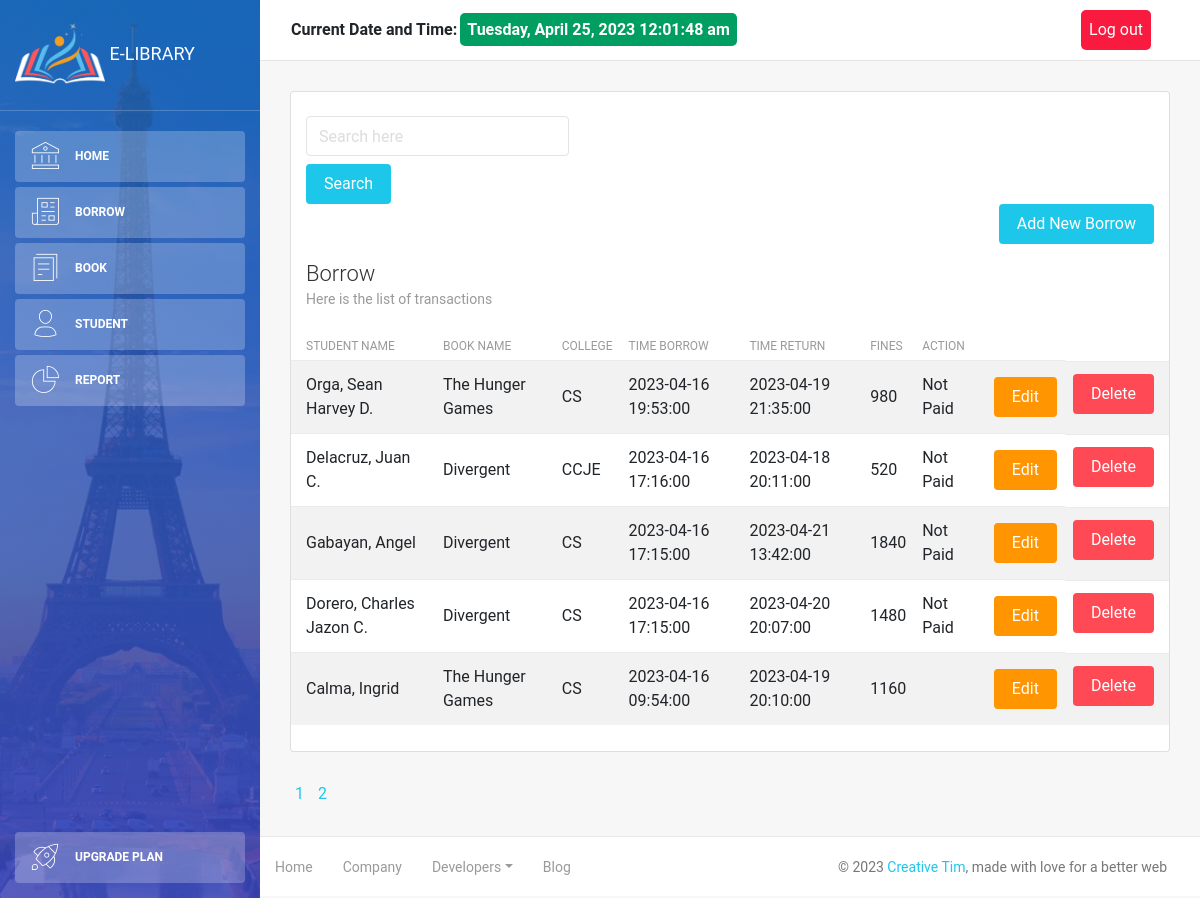
Screenshot of /borrow.php?page=2 (signed in) with the database file from the repository.
### tables this page shows
CREATE TABLE `student` (
  `sid` bigint(20) NOT NULL,
  `student_name` varchar(50) NOT NULL,
  `corporate_email` varchar(50) NOT NULL,
  `college_id` int(10) NOT NULL,
  `address` varchar(255) NOT NULL,
  `date_add` datetime DEFAULT NULL
);

CREATE TABLE `book` (
  `bid` int(10) NOT NULL,
  `book_name` varchar(500) NOT NULL,
  `book_author` varchar(50) NOT NULL,
  `book_isbn` bigint(20) NOT NULL,
  `year_published` int(10) NOT NULL,
  `quantity` int(10) NOT NULL
);

CREATE TABLE `college` (
  `id` int(10) NOT NULL,
  `college_name` enum('CAH','CBA','CCJE','CEAT','CHTM','CNHS','CS','CTE','LHS') NOT NULL
);

CREATE TABLE `borrow` (
  `borrow_id` int(50) NOT NULL,
  `student_id` bigint(20) NOT NULL,
  `coll_id` int(10) NOT NULL,
  `book_isbn` bigint(20) NOT NULL,
  `time_borrow` datetime DEFAULT NULL,
  `time_return` datetime DEFAULT NULL,
  `fines` int(10) DEFAULT NULL,
  `action` enum('Paid','Not Paid') DEFAULT NULL
);

### borrow.php (the view, shortened to what this page needs)
<!DOCTYPE html>
<html lang="en">
<head>
    <link rel="stylesheet" href="https://maxcdn.bootstrapcdn.com/font-awesome/latest/css/font-awesome.min.css" />
    <link href="assets/css/bootstrap.min.css" rel="stylesheet" />
    <link href="assets/css/light-bootstrap-dashboard.css?v=2.0.0 " rel="stylesheet" />
    <link href="assets/css/demo.css" rel="stylesheet" />
</head>
<body>
    <?php
        require('config/db.php');
    $result_per_page = 20;
    $query_01 = "SELECT * FROM borrow ";
    $result_01 = mysqli_query($conn, $query_01);
    $resultRows = mysqli_num_rows($result_01);
    $number_of_page = ceil($resultRows / $result_per_page);
    if(!isset($_GET['page'])){
        $page = 1;
    }else{
        $page = $_GET['page'];
    }
         $first_page_number = ($page - 1) * $result_per_page;
         $query = "SELECT student.sid, student.student_name, book.bid, book.book_name, college.id, college.college_name,borrow.coll_id,
                            borrow.borrow_id, borrow.time_borrow, borrow.time_return, borrow.fines, borrow.action
           FROM student inner join borrow on student.sid = borrow.student_id inner join book  on book.book_isbn = borrow.book_isbn inner join college on
           college.id = borrow.coll_id ORDER BY borrow.time_borrow DESC LIMIT $first_page_number,$result_per_page";
        $result = mysqli_query($conn, $query);
        $borrows = mysqli_fetch_all($result, MYSQLI_ASSOC);
    ?>
    <div class="wrapper">
        <div class="sidebar" data-color="blue" data-image="assets/img/sidebar-6.jpg">
            <div class="sidebar-wrapper">
               <?php include('includes/sidebar.php');?>
            </div>
        </div>
        <div class="main-panel">
            <?php include('includes/navbar.php');?>
            <div class="content">
                <div class="container-fluid">
                    <div class="row">
                    <div class="col-md-12">
                            <div class="card strpied-tabled-with-hover">
                            <div class="col-md-4">
                                <form action="borrow.php" method="GET">
                                    <input type="text" name="search" class="form-control" placeholder="Search here"style="margin-bottom: 8px"/>
                                    <input type="submit" name="submit" value="Search" class ="btn btn-info btn-fill" />
                                </form>
                            </div>
                            <div class="col-md-12">
                                <a href="borrow-add.php">
                                    <button type="submit"class="btn btn-info btn-fill pull-right">Add New Borrow</button>
                                </a>
                            </div>
                                <div class="card-header ">
                                    <h4 class="card-title">Borrow</h4>
                                    <p class="card-category">Here is the list of transactions</p>
                                </div>
                                <div class="card-body table-full-width table-responsive">
                                    <table class="table table-hover table-striped">
                                        <thead>
                                            <th>Student Name</th>
                                            <th>Book Name</th>
                                            <th>College</th>
                                            <th>Time Borrow</th>
                                            <th>Time Return</th>
                                            <th>Fines</th>
                                            <th>Action</th>
                                        </thead>
                                        <tbody>
                                            <?php foreach($borrows as $borrow): ?>
                                            <tr>
                                                <td><?php echo $borrow['student_name'];?></td>
                                                <td><?php echo $borrow['book_name'];?></td>
                                                <td><?php echo $borrow['college_name'];?></td>
                                                <td><?php echo $borrow['time_borrow'];?></td>
                                                <td><?php echo $borrow['time_return'];?></td>
                                                <td><?php echo $borrow['fines'];?></td>
                                                <td><?php echo $borrow['action'];?></td>
                                                <td>
                                                <a href="borrow-edit.php?borrow_id= <?php echo $borrow['borrow_id']; ?>">
                                                    <button type="submit" class ="btn btn-warning btn-fill pull-right">Edit</button>
                                                    </a>
                                                </td>
                                                <td>
                                                <a href="borrow-delete.php?borrow_id=<?php echo $borrow['borrow_id']; ?>">
                                                    <button type="submit" class ="btn btn-danger btn-fill pull-right">Delete</button>
                                                    </a>
                                                </td>
                                            </tr>
                                            <?php endforeach ?>
                                        </tbody>
                                    </table>
                                </div>
                            </div>
                        </div>
                    </div>
                    <?php
                                for($page=1; $page <= $number_of_page; $page++){
                                    echo '<a href="borrow.php?page='.$page.'" style="margin: right 5px; padding: 5px;">'. $page. ' </a>';
                                }
                            ?>
                </div>
            </div>
            <footer class="footer">
                <div class="container-fluid">
                    <nav>
                        <ul class="footer-menu">
                            <li>
                                <a href="home.php">
                                    Home
                                </a>
                            </li>
                            <li>
                                <a href="http://psulibrary.palawan.edu.ph/home/">
                                    Company
                                </a>
                            </li>
                            <li class="dropdown">
                                <a href="#" class="dropdown-toggle" data-toggle="dropdown">Developers<span class="caret"></span></a>
                            </li>
                            <li>
                                <a href="">
                                    Blog
                                </a>
                            </li>
                        </ul>
                        <p class="copyright text-center">
                            ©
                            <a href="http://www.creative-tim.com">Creative Tim</a>, made with love for a better web
                        </p>
                    </nav>
                </div>
            </footer>
        </div>
    </div>
</body>
</html>

### rows the page displays
student: student_name "Orga, Sean Harvey D.", book.book_name "The Hunger Games", college.college_name "CS", borrow.time_borrow "2023-04-16 19:53:00", borrow.time_return "2023-04-19 21:35:00", borrow.fines "980", borrow.action "Not Paid"
student: student_name "Delacruz, Juan C.", book.book_name "Divergent", college.college_name "CCJE", borrow.time_borrow "2023-04-16 17:16:00", borrow.time_return "2023-04-18 20:11:00", borrow.fines "520", borrow.action "Not Paid"
student: student_name "Gabayan, Angel", book.book_name "Divergent", college.college_name "CS", borrow.time_borrow "2023-04-16 17:15:00", borrow.time_return "2023-04-21 13:42:00", borrow.fines "1840", borrow.action "Not Paid"
student: student_name "Dorero, Charles Jazon C.", book.book_name "Divergent", college.college_name "CS", borrow.time_borrow "2023-04-16 17:15:00", borrow.time_return "2023-04-20 20:07:00", borrow.fines "1480", borrow.action "Not Paid"
student: student_name "Calma, Ingrid", book.book_name "The Hunger Games", college.college_name "CS", borrow.time_borrow "2023-04-16 09:54:00", borrow.time_return "2023-04-19 20:10:00", borrow.fines "1160"
